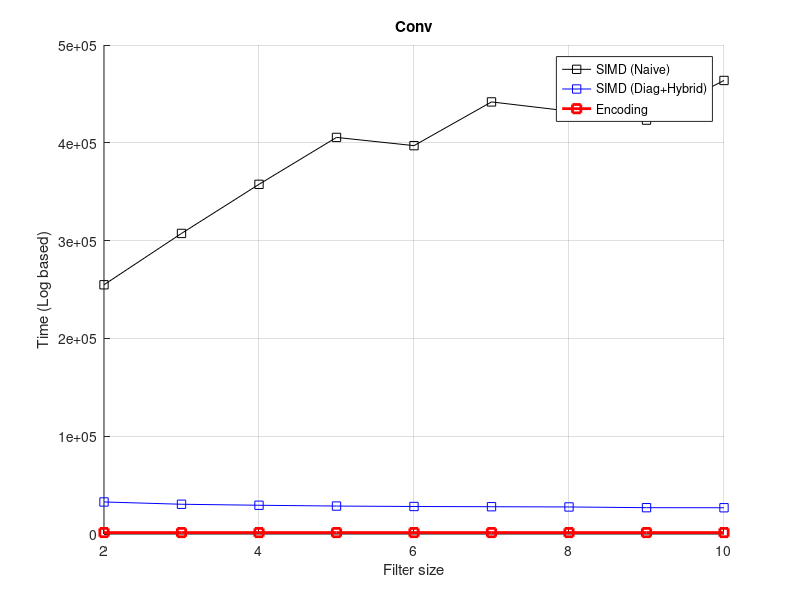

MATLAB code for this plot:
clc; clear all; close all;
%% parameters
N = 8192;
H = 100; %sqrt(N)
W = 100;
C = 3;
k = 36;
filter_size = [2 3 4 5 6 7 8 9 10];
len = length(filter_size);
coeff = [1,3*log2(N),2,5,1;
         1,3*log2(N),2,5,1;
         1,3*log2(N),2,5,1];
operation = zeros(3, 5);
time = zeros(3, len);

%% 
i = 1;
for h = filter_size
    O=(W-h+1)*(H-h+1);
    T1=floor(O/(C*h*h));
    T2=O-T1*C*h*h;
    operation = [
    0, 0, O, O*ceil(log2(C*h*h)), O*ceil(log2(C*h*h));   
    0, 0, (T1+1)*C*h*h, T1+C*h*h+ceil(log2(T2)), (T1+1)*(C*h*h-1)+ceil(log2(T2))
    2*k, k, 0, 0, 0
    ];
    time(:,i) = sum(operation.*coeff,2);
    i = i+1;
end
% time = log10(time)
operation
time

hold on;
title('Conv');
xlabel('Filter size'); 
ylabel('Time (Log based)');
grid on;
plot(filter_size,time(1,:),'-ks',...
     filter_size,time(2,:),'-bs',...
     filter_size,time(3,:),'-rs',...
     'linewidth',2);
legend('SIMD (Naive)',...
       'SIMD (Diag+Hybrid)',...
       'Encoding');
hold off;
